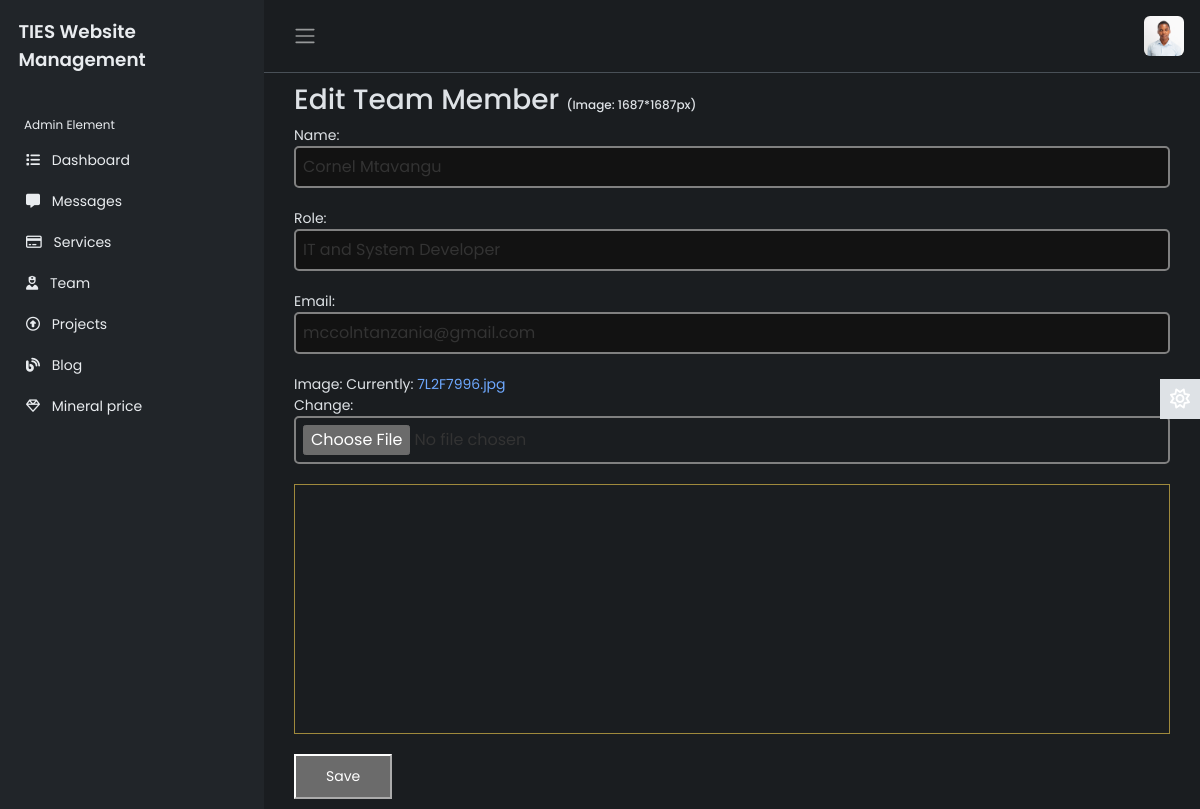
/administrator/teamEdit/1/ (signed in), run on the app's committed database.
### app/models.py (models this page shows, shortened)
class Team(models.Model):
    name = models.CharField(max_length=200)
    role = models.CharField(max_length=200)
    email = models.CharField(max_length=200)
    profile = models.TextField()
    image = models.ImageField()

### administrator/views.py (the view)
# urls.py: path('teamEdit/<int:id>/', views.teamEdit, name='teamEdit'),
@login_required
def teamEdit(request,id):
    s = get_object_or_404(Team, id=id)
    form = TeamForm(instance=s)
    if request.method == 'POST':
        form = TeamForm(request.POST, request.FILES, instance=s)
        if form.is_valid():
            form.save()
            return redirect('team2')
    context={
        'form':form,
        's':s,
        'profile': s.profile
    }
    return render(request, 'administrator/teamEdit.html',context)

### administrator/templates/administrator/teamEdit.html (shortened to what this page needs)
{% extends 'administrator/base3.html' %}
{% load static %}
{% block content %}
<div class="serviceAdd">
    <h3>Edit Team Member <small style="font-size: 12px;">(Image: 1687*1687px)</small></h3>
    <form method="post" id="post-form" enctype="multipart/form-data">
        <div>
            {{ form.name.label_tag }} {{ form.name }}
        </div>
        <div>
            {{ form.role.label_tag }} {{ form.role }}
        </div>
        <div>
            {{ form.email.label_tag }} {{ form.email }}
        </div>
        <div>
            {{ form.image.label_tag }} {{ form.image }}
        </div>
        <div id="editor-container"></div>
        <button type="submit" style="padding: 10px 30px; margin-top: 20px;">Save</button>
    </form>
</div>
{% endblock %}

### administrator/static/administrator/index.css (style rules this page uses)
:root { --color-white: #ffffff; --color-light: #f0eff5; --color-gray-light: #86848c; --color-gray-dark: #56555e; --color-dark: #27282f; --color-primary: rgb(234,181,7); --color-danger: rgb(255,67,54); --color-ties1: #1a3048; --color-ties2: #9f893c; --color-ties3: #ffbf00; }
body { font-family: 'Poppins', sans-serif; font-size: 0.875rem; opacity: 1; overflow-y: scroll; margin: 0; }
a { cursor: pointer; text-decoration: none; font-family: 'Poppins', sans-serif; }
.serviceAdd { margin: 10px 30px; }
#editor-container { height: 250px; border: 1px solid var(--color-ties2); }

### data on the page
Team: name "Cornel Mtavangu", role "IT and System Developer", email "mccolntanzania@gmail.com"
